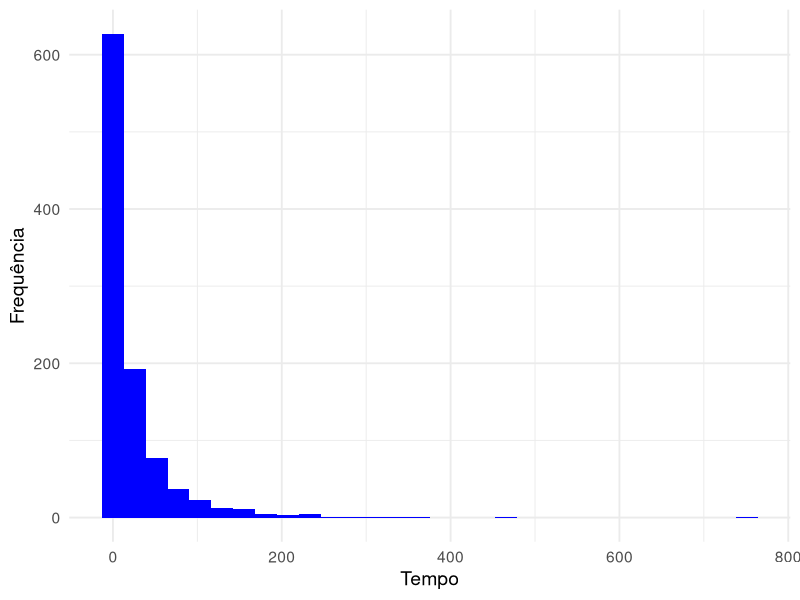
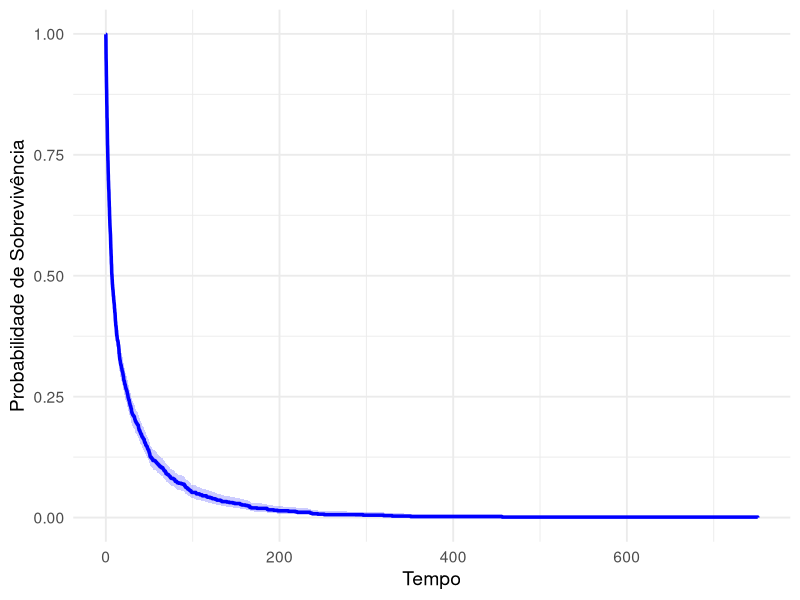

The R script that drew these images, in order:
## ---- chunk 1
# -----------------------
# [1] Ativação de Pacotes
# -----------------------

library(ggplot2)
library(survival)

# ----------------------------
# [2] Distribuição Exponencial
# ----------------------------
# ------------------------------
# [2.2] Simulação de Monte Carlo
# ------------------------------
# ---------------------------
# [2.2.1] Função de Simulação
# ---------------------------

myRexp <- function(n, rate, coVariates, vecCoef) {
  set.seed(123456789)
  # Uniforme(0, 1)
  U <- runif(n, 0, 1)
  
  # Combinação linear dos preditores lineares
  effect <- coVariates %*% vecCoef
  
  # Tempos de sobrevivência
  times <- - exp(effect) * log(1 - U) / rate
  
  return(times)
}

# --------------------------
# [2.2.2] Simulação de Dados
# --------------------------

set.seed(123456789)

# Tamanho da amostra e número de variáveis
n <- 1000
p <- 2

# Parâmetro da distribuição exponencial
taxa <- 1

# Matriz Design
x1 <- rnorm(n, 0, 1)
x2 <- rbinom(n, 1, 0.5)
X <- matrix(
  data = c(rep(1, n), x1, x2),
  nrow = n, ncol = p + 1
)

# Vetor de Coeficientes Betas
betas <- matrix(data = c(3/2, 2/3, 2), nrow = p + 1, ncol = 1)

# Simulando o Tempo de Sobrevivência
timesSurv <- myRexp(n, taxa, X, betas)
## ---- chunk 2
#| fig-cap: "Histogramas e Função de Sobrevivência estimada por Kaplan-Meier para os dados simulados."
#| fig-cap-location: top
#| fig-subcap: 
#| - "Histograma do Tempo de Sobrevida"
#| - "Função de Sobrevivência"
#| layout-ncol: 2
#| label: fig-HistAnalistSobr

# Histograma
ggplot(data = data.frame(Tempo = timesSurv), aes(x = Tempo)) +
  geom_histogram(fill = "blue") +
  labs(x = "Tempo", y = "Frequência") +
  theme_minimal(base_size = 14)

# Probabilidade de Sobrevivência
cens <- rep(1, n)
ekm <- survfit(Surv(timesSurv, cens)~1)
ekm_data <- data.frame(
  time = ekm$time,
  survival = ekm$surv,
  lower = ekm$lower,
  upper = ekm$upper
)
ggplot(ekm_data, aes(x = time, y = survival)) +
  geom_step(color = "blue", size = 1.2) +
  geom_ribbon(aes(ymin = lower, ymax = upper), fill = "blue", alpha = 0.2) +
  labs(x = "Tempo", y = "Probabilidade de Sobrevivência") +
  theme_minimal(base_size = 14)
## ---- chunk 3
# -----------------------------------
# [3.1] Ajuste pelo Pacote "Survival"
# -----------------------------------

fit1 <- survreg(formula = Surv(timesSurv, cens)~x1 + x2, 
                dist = "exponential")
summary(fit1)
## ---- chunk 4
# --------------------
# [3.1] Via otimização
# --------------------
# ---------------------------
# [3.1.1] Log-Verossimilhança
# ---------------------------

logVerossimil <- function(theta, coVariates, times) {
  # Comprimento do Vetor de observações
  n <- length(times)
  
  # Comprimento do vetor de parâmetros
  nPar <- length(theta)
  
  # Parâmetro de Taxa e Preditores Lineares
  rate <- theta[1]
  betas <- theta[2:nPar]
  

  # Combinação linear dos preditores lineares
  effect <- coVariates %*% betas
  
  # Função de Log-verossimilhança
  flv <- n * rate - rate * sum(times / exp(effect))
  
  return(-flv)
}

# --------------------
# [3.1.1] Função optim
# --------------------

theta0 <- rep(1, 4) # Chute inicial

# Aplicação do algoritmo
estimate <- optim(
  par = theta0,
  fn = logVerossimil,
  method = "BFGS",
  hessian = TRUE,
  coVariates = X,
  times = timesSurv
)

# Resultados
estimate$par
